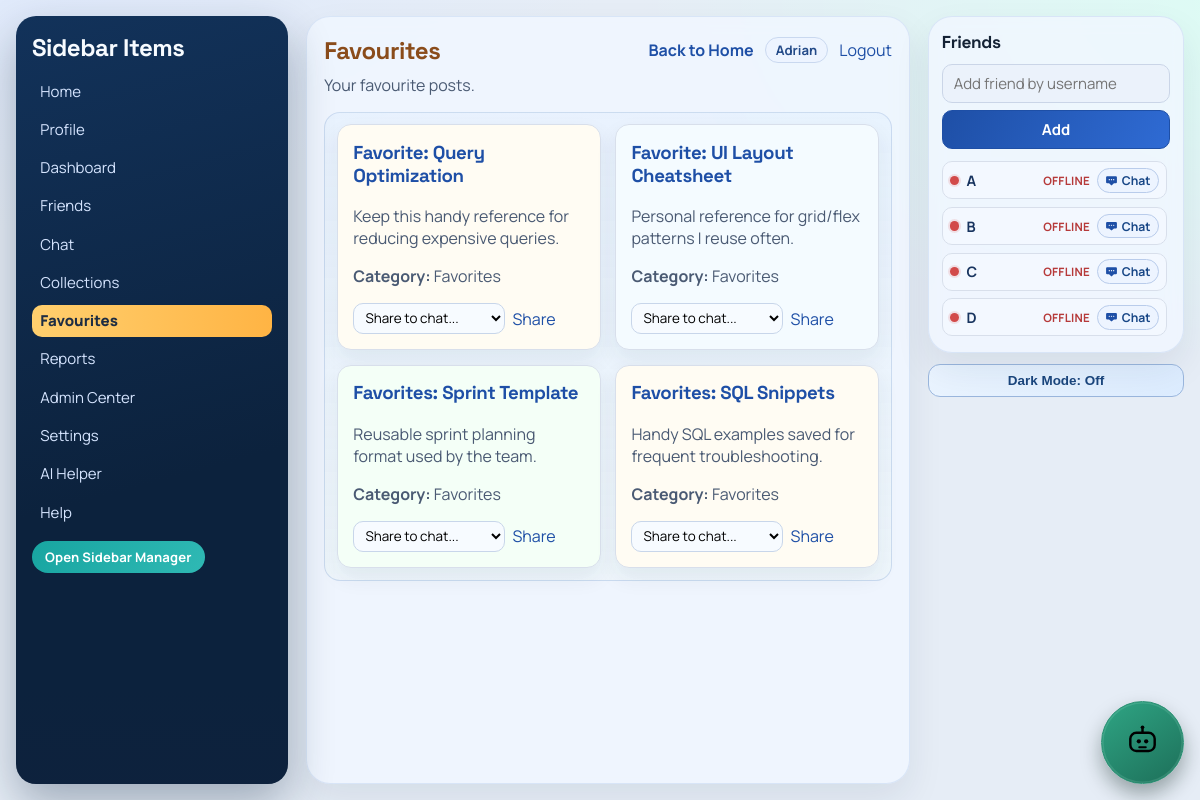
Screenshot of /favorites/ (signed in) with the database file from the repository.
### myapp/models.py (models this page shows, shortened)
class SidebarItem(models.Model):
    name = models.CharField(max_length=50)

class Card(models.Model):
    title = models.CharField(max_length=100)
    description = models.TextField()
    category = models.CharField(max_length=50)
    tags = models.ManyToManyField(Tag)
    owner = models.ForeignKey(User, on_delete=models.SET_NULL, null=True, blank=True, related_name='cards')
    created_at = models.DateTimeField(default=timezone.now)
    updated_at = models.DateTimeField(auto_now=True)

### myapp/views.py (the view)
# urls.py: path('favorites/', views.favorites_page, name='favorites_page'),
@login_required
def favorites_page(request):
    favorite_cards = Card.objects.select_related('owner').filter(
        Q(tags__name__iexact='favorites')
        | Q(tags__name__iexact='favourites')
        | Q(category__iexact='favorites')
        | Q(category__iexact='favourites')
    ).distinct()
    context = {
        'sidebar_items': _sidebar_items_for_user(request.user),
        'page_title': 'Favourites',
        'page_description': 'Your favourite posts.',
        'cards': favorite_cards,
        'current_section': 'favourites',
    }
    return render(request, 'myapp/favorites.html', context)

### myapp/context_processors.py (called while the page is built)
def tab_session_seed(request):
    if not getattr(request, 'user', None) or not request.user.is_authenticated:
        return {'session_seed': False}
    return {'session_seed': bool(request.session.pop('tab_session_seed', False))}

def ui_theme_mode(request):
    theme_mode = request.COOKIES.get('ui_theme_mode') or request.session.get('settings_theme_mode') or 'light'
    if theme_mode not in {'light', 'dark'}:
        theme_mode = 'light'
    return {'ui_theme_mode': theme_mode}

### myapp/templatetags/url_helpers.py (called while the page is built)
@register.simple_tag
def sidebar_item_url(item):
    name = str(getattr(item, 'name', item)).strip().lower()
    mapping = {
        'home': 'index',
        'help': 'help_page',
        'admin center': 'admin_center_page',
        'dashboard': 'dashboard_page',
        'profile': 'profile_page',
        'friends': 'friends_page',
        'chat': 'chat_hub_page',
        'ai helper': 'ai_helper_page',
        'settings': 'settings_page',
        'reports': 'reports_page',
        'collections': 'collections_page',
        'favourites': 'favorites_page',
        'favorites': 'favorites_page',
    }
    route_name = mapping.get(name)
    if route_name:
        return reverse(route_name)
    item_id = getattr(item, 'id', None)
    if item_id:
        return reverse('sidebar_item_detail', args=[item_id])
    return reverse('index')

### myapp/views.py (called while the page is built)
def _is_admin(user):
    return user.is_staff or user.is_superuser

def _sidebar_items_for_user(user):
    SidebarItem.objects.filter(name__iexact='Favorites').update(name='Favourites')
    for name in DEFAULT_SIDEBAR_ITEMS:
        SidebarItem.objects.get_or_create(name=name)
    items = list(SidebarItem.objects.all())
    if not _is_admin(user):
        items = [item for item in items if item.name.strip().lower() != 'admin center']
    items.sort(key=lambda item: (SIDEBAR_ORDER.get(item.name.strip().lower(), 500), item.name.lower()))
    return items

### myapp/templates/myapp/favorites.html (shortened to what this page needs)
{% extends 'myapp/base_sidebar_page.html' %}
{% block body_class %}page-favorites{% endblock %}
{% block page_content %}
<section class="cards" aria-label="Favorite cards">
    {% for card in cards %}
        <article class="card">
            <h3><a class="inline-link" href="{% url 'card_detail' card.id %}">{{ card.title }}</a></h3>
            <p>{{ card.description }}</p>
            <p><strong>Category:</strong> {{ card.category }}</p>
            {% if friends_panel_items %}
                <form method="post" action="{% url 'share_card_to_chat' card.id %}" class="share-inline-form">
                    <select name="friend_id" required>
                        <option value="">Share to chat...</option>
                    </select>
                    <button type="submit" class="link-button">Share</button>
                </form>
            {% else %}
                <p class="share-hint">Add friends to share posts in chat.</p>
            {% endif %}
        </article>
    {% empty %}
        <p>No favourite cards yet. Add a card with category "Favourites" or tag "Favourites".</p>
    {% endfor %}
</section>
{% endblock %}

### myapp/templates/myapp/base_sidebar_page.html (shortened to what this page needs)
{% load static %}
{% load url_helpers %}
<!DOCTYPE html>
<html lang="en">
<head>
    <link rel="stylesheet" href="{% static 'myapp/style.css' %}">
</head>
<body
    class="app-body theme-{{ ui_theme_mode|default:'light' }} {% block body_class %}page-generic{% endblock %}"
    data-is-admin="{% if request.user.is_staff %}1{% else %}0{% endif %}"
    data-current-user="{{ request.user.username }}"
    data-authenticated="1"
    data-session-seed="{% if session_seed %}1{% else %}0{% endif %}"
    data-force-logout-url="{% url 'logout_page' %}"
    data-theme-set-url="{% url 'set_theme_mode' %}"
>
    <div class="container">
        <aside class="sidebar" id="sidebar">
            <h2>Sidebar Items</h2>
            <ul>
                {% for item in sidebar_items %}
                    {% sidebar_item_url item as item_url %}
                    <li>
                        <a
                            class="sidebar-item-link {% if item.name|lower == current_section %}active{% endif %}"
                            href="{{ item_url }}"
                        >
                            {{ item.name }}
                        </a>
                    </li>
                {% empty %}
                    <li>No items yet.</li>
                {% endfor %}
            </ul>
            {% if request.user.is_staff %}
                <a class="sidebar-nav-btn" href="{% url 'sidebar_items_page' %}">Open Sidebar Manager</a>
            {% endif %}
        </aside>
        <main class="main surface-panel">
            <header class="page-header">
                <h1>{{ page_title }}</h1>
                <div class="header-links">
                    <a class="inline-link" href="{% url 'index' %}">Back to Home</a>
                    <span class="user-chip">{{ request.user.username }}</span>
                    <form method="post" action="{% url 'logout_page' %}" class="inline-form">
                        <button type="submit" class="link-button">Logout</button>
                    </form>
                </div>
            </header>
            <p class="page-subtitle">{{ page_description }}</p>
            {% block page_content %}{% endblock %}
        </main>
        <div class="right-rail">
            <aside class="friends-sidebar surface-panel" aria-label="Friends">
                <h2>Friends</h2>
                <form method="post" action="{% url 'add_friend' %}" class="stack-form friends-add-form">
                    <input type="text" name="username" placeholder="Add friend by username" required>
                    <button type="submit">Add</button>
                </form>
                <div class="friends-list">
                    {% for friend in friends_panel_items %}
                        <div class="friend-row">
                            <span class="friend-state {% if friend.is_online %}online{% else %}offline{% endif %}"></span>
                            <span class="friend-name">{{ friend.username }}</span>
                            <span class="friend-presence-text {% if friend.is_online %}online{% else %}offline{% endif %}">
                                {% if friend.is_online %}Online{% else %}Offline{% endif %}
                            </span>
                            <a class="friend-chat-btn" href="{% url 'chat_page' friend.id %}">
                                <img src="{% static 'myapp/chat-icon.svg' %}" alt="" aria-hidden="true">
                                <span>Chat</span>
                            </a>
                        </div>
                    {% empty %}
                        <p class="friend-empty">No friends added yet.</p>
                    {% endfor %}
                </div>
            </aside>
            <div class="theme-rail-tool">
                <button type="button" class="theme-quick-btn" data-theme-quick-toggle>Dark Mode: Off</button>
            </div>
        </div>
    </div>
    <div class="ai-floating-tool">
        <button
            type="button"
            class="ai-quick-btn"
            id="aiHelperLauncher"
            aria-label="Open AI Helper"
            aria-controls="aiHelperWidget"
            aria-expanded="false"
        >
            <img src="{% static 'myapp/ai-icon.svg' %}" alt="" aria-hidden="true">
        </button>
    </div>
</body>
</html>

### rows the page displays
SidebarItem: name "Home"
SidebarItem: name "Profile"
SidebarItem: name "Dashboard"
SidebarItem: name "Friends"
SidebarItem: name "Chat"
SidebarItem: name "Collections"
SidebarItem: name "Favourites"
SidebarItem: name "Reports"
SidebarItem: name "Admin Center"
SidebarItem: name "Settings"
SidebarItem: name "AI Helper"
SidebarItem: name "Help"
Card: title "Favorite: Query Optimization", description "Keep this handy reference for reducing expensive queries.", category "Favorites"
Card: title "Favorite: UI Layout Cheatsheet", description "Personal reference for grid/flex patterns I reuse often.", category "Favorites"
Card: title "Favorites: Sprint Template", description "Reusable sprint planning format used by the team.", category "Favorites"
Card: title "Favorites: SQL Snippets", description "Handy SQL examples saved for frequent troubleshooting.", category "Favorites"

### other values shown
{{ request.user.username }} "Adrian"
{{ page_description }} "Your favourite posts."
{{ friend.username }} "A" "B" "C" "D"
